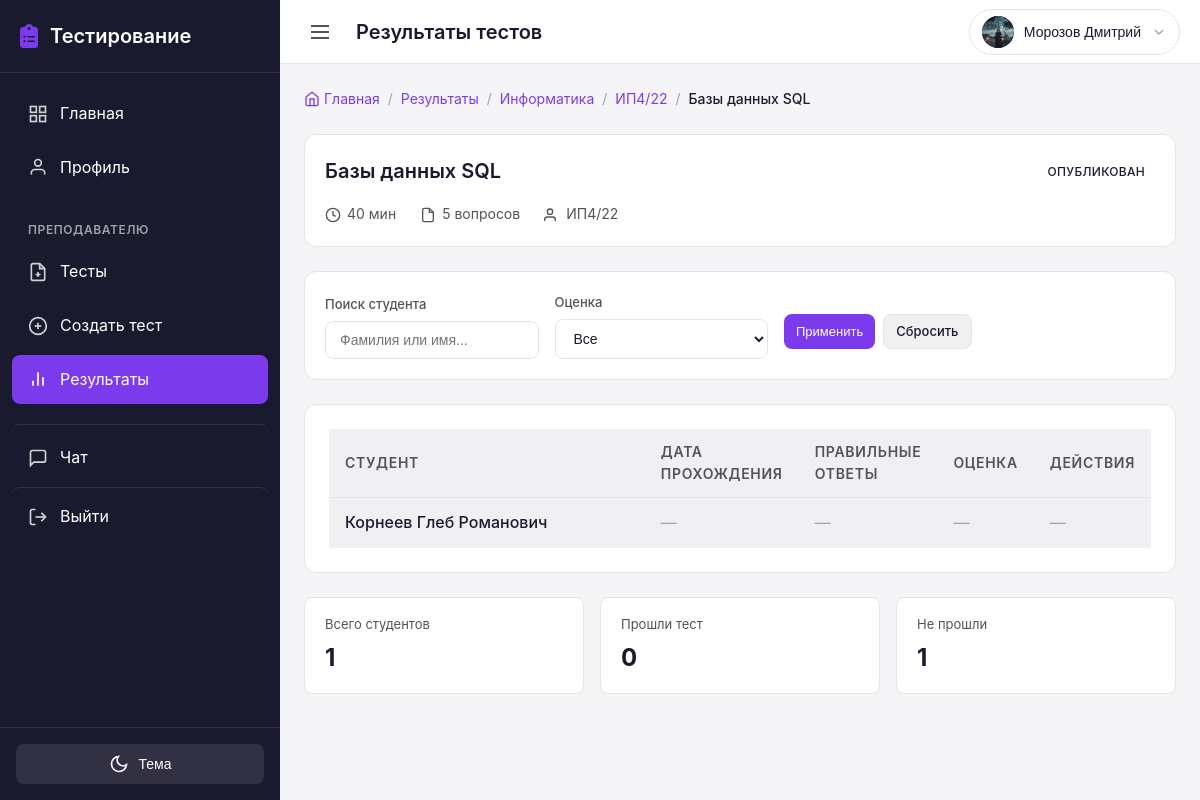
The page /teacher/results/subjects/6/groups/4/tests/9/students/ (signed in) on the database as committed earlier.
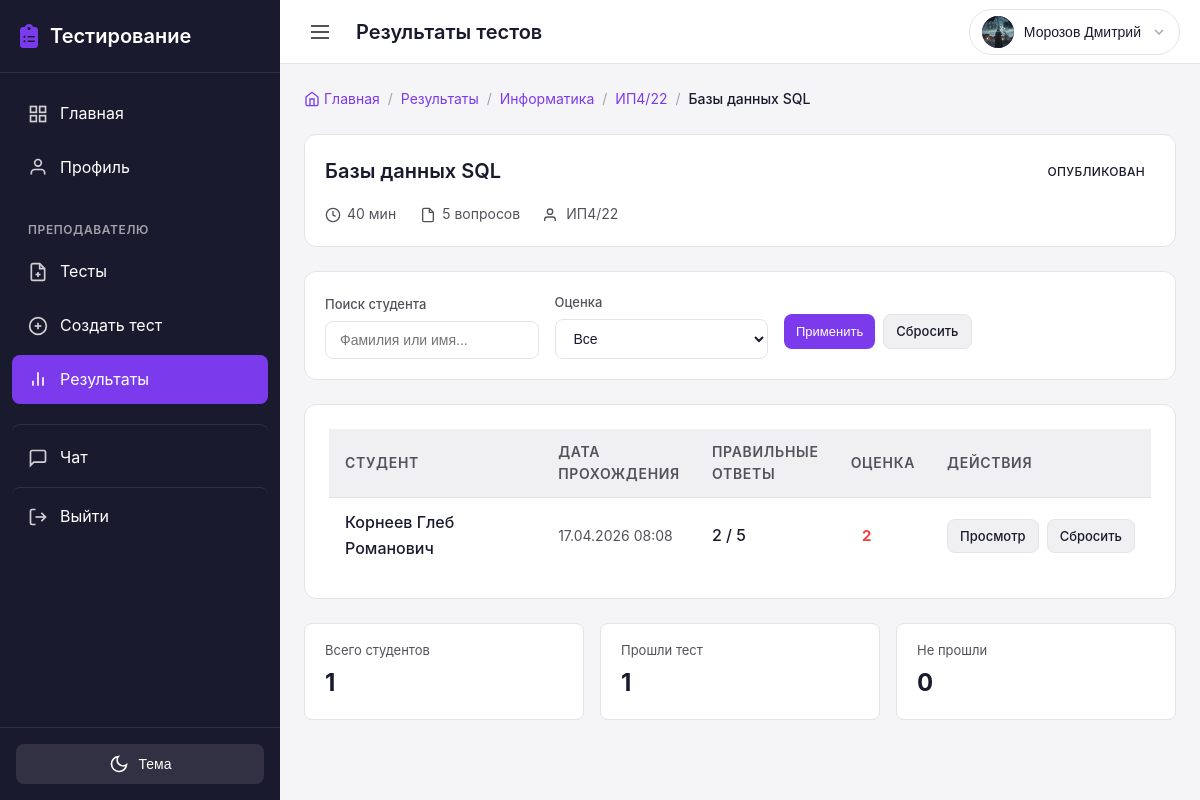
The same page on the database as committed later.
### users/models.py (models this page shows, shortened)
class User(AbstractUser):
    role = models.CharField(
        max_length=10,
        choices=UserRole.choices,
        default=UserRole.STUDENT,
        verbose_name='Роль'
    )
    phone = models.CharField(
        max_length=20,
        blank=True,
        verbose_name='Телефон'
    )
    birth_date = models.DateField(
        null=True,
        blank=True,
        verbose_name='Дата рождения'
    )
    patronymic = models.CharField(
        max_length=100,
        blank=True,
        verbose_name='Отчество'
    )
    class Meta:
        verbose_name = 'Пользователь'
        verbose_name_plural = 'Пользователи'
    @property
    def is_teacher(self):
        return self.role == UserRole.TEACHER
    @property
    def is_student(self):
        return self.role == UserRole.STUDENT

### results/models.py (models this page shows, shortened)
class Result(models.Model):
    GRADE_CHOICES = [
        (2, '2 (Неудовлетворительно)'),
        (3, '3 (Удовлетворительно)'),
        (4, '4 (Хорошо)'),
        (5, '5 (Отлично)'),
    ]
    test = models.ForeignKey(
        'tests.Test',
        on_delete=models.CASCADE,
        related_name='results',
        verbose_name='Тест'
    )
    student = models.ForeignKey(
        settings.AUTH_USER_MODEL,
        on_delete=models.CASCADE,
        related_name='test_results',
        limit_choices_to={'role': 'student'},
        verbose_name='Студент'
    )
    grade = models.PositiveSmallIntegerField(
        choices=GRADE_CHOICES,
        null=True,
        blank=True,
        verbose_name='Оценка',
        help_text='Оценка за тест (2-5) или пусто, если не проверено'
    )
    started_at = models.DateTimeField(
        auto_now_add=True,
        verbose_name='Время начала'
    )
    completed_at = models.DateTimeField(
        null=True,
        blank=True,
        verbose_name='Время завершения'
    )
    correct_answers_count = models.PositiveIntegerField(
        default=0,
        verbose_name='Количество верных ответов'
    )
    total_questions = models.PositiveIntegerField(
        default=0,
        verbose_name='Общее количество вопросов'
    )
    device_info = models.CharField(
        max_length=200,
        blank=True,
        verbose_name='Устройство',
        help_text='Информация об устройстве, с которого проходил тест'
    )
    tab_switches_count = models.PositiveIntegerField(
        default=0,
        verbose_name='Переключения вкладок',
        help_text='Количество раз, когда страница становилась неактивной'
    )
    class Meta:
        verbose_name = 'Результат'
        verbose_name_plural = 'Результаты'
        ordering = ['-completed_at', '-started_at']
    @property
    def remaining_seconds(self):
        if self.completed_at or not self.started_at or not self.test_id:
            return None
        time_limit_seconds = (self.test.time_limit or 0) * 60
        elapsed_seconds = int((timezone.now() - self.started_at).total_seconds())
        return max(0, time_limit_seconds - elapsed_seconds)

### users/views.py (the view, shortened to what this page needs)
# urls.py: path('teacher/results/subjects/<int:subject_id>/groups/<int:group_id>/tests/<int:test_id>/students/', views.teacher_results_students, name='teacher_results_students'),
@login_required
def teacher_results_students(request, subject_id, group_id, test_id):
    from groups.models import Subject, Group
    from tests.models import Test
    from results.models import Result
    if not request.user.is_teacher:
        messages.error(request, 'У вас нет доступа к этой странице')
        return redirect('dashboard')
    subject = get_object_or_404(Subject, id=subject_id, teachers=request.user)
    group = get_object_or_404(Group, id=group_id, subjects=subject)
    test = get_object_or_404(Test, id=test_id, subject=subject, created_by=request.user, groups=group)
    search = request.GET.get('search', '')
    grade_filter = request.GET.get('grade', '')
    students = User.objects.filter(
        profile__group=group,
        role='student'
    ).select_related('profile')
    if search:
        students = students.filter(
            Q(last_name__icontains=search) |
            Q(first_name__icontains=search)
        )
    results = Result.objects.filter(
        test=test,
        student__profile__group=group
    ).select_related('student', 'student__profile')
    results_dict = {result.student.id: result for result in results}
    not_passed_count = students.count() - len(results_dict)
    context = {
        'subject': subject,
        'group': group,
        'test': test,
        'students': students,
        'results_dict': results_dict,
        'search': search,
        'grade_filter': grade_filter,
        'not_passed_count': not_passed_count,
    }
    return render(request, 'users/teacher/results_students.html', context)

### chat/context_processors.py (called while the page is built)
def unread_messages_count(request):
    if request.user.is_authenticated:
        count = Message.objects.filter(receiver=request.user, is_read=False).count()
        return {'total_unread_messages': count}
    return {'total_unread_messages': 0}

### testingPlatform/ngrok_skip_warning.py (called while the page is built)
    def __call__(self, request):
        request.META['HTTP_NGROK_SKIP_BROWSER_WARNING'] = 'true'
        response = self.get_response(request)
        response['ngrok-skip-browser-warning'] = 'true'
        return response

### users/templatetags/user_tags.py (called while the page is built)
@register.filter
def dict_lookup(dictionary, key):
    if dictionary is None:
        return None
    return dictionary.get(key)

### templates/users/teacher/results_students.html (shortened to what the changed rows need)
{% extends 'base.html' %}
{% load user_tags %}
{% block content %}
<div class="results-container">
    <div class="test-info-card card mb-3">
        <div class="test-info-header">
            <h2 class="test-info-title">{{ test.title }}</h2>
        </div>
    </div>
    <div class="card">
        <div class="card-body">
            <div class="table-container">
                <table class="table">
                    <thead>
                        <tr>
                            <th style="width: 40%;">Студент</th>
                            <th>Дата прохождения</th>
                            <th>Правильные ответы</th>
                            <th>Оценка</th>
                            <th>Действия</th>
                        </tr>
                    </thead>
                    <tbody>
                        {% for student in students %}
                        {% with result=results_dict|dict_lookup:student.id %}
                        <tr class="{% if not result %}row-no-result{% endif %}"
                            data-student-id="{{ student.id }}"
                            data-live-kind="students"
                            {% if result %}
                            data-live-result-id="{{ result.id }}"
                            data-remaining-seconds="{{ result.remaining_seconds|default_if_none:'' }}"
                            {% endif %}>
                            <td>
                                <div class="student-name">
                                    {{ student.last_name }} {{ student.first_name }}
                                    {% if student.patronymic %}{{ student.patronymic }}{% endif %}
                                </div>
                            </td>
                            <td>
                                {% if result and result.completed_at %}
                                    <span class="result-date" data-result-date>{{ result.completed_at|date:"d.m.Y H:i" }}</span>
                                {% elif result %}
                                    <span class="badge badge-draft">В процессе</span>
                                {% else %}
                                    <span class="text-muted">—</span>
                                {% endif %}
                            </td>
                            <td>
                                {% if result %}
                                    <span class="answers-count" data-result-answers>
                                        {{ result.correct_answers_count }} / {{ result.total_questions }}
                                    </span>
                                {% else %}
                                    <span class="text-muted">—</span>
                                {% endif %}
                            </td>
                            <td>
                                {% if result and result.grade %}
                                    <span class="grade-badge grade-{{ result.grade }}" data-result-grade>
                                        {{ result.grade }}
                                    </span>
                                {% elif result and not result.completed_at %}
                                    <span class="remaining-time" data-result-grade>{{ result.remaining_seconds|format_timer }}</span>
                                {% else %}
                                    <span class="text-muted">—</span>
                                {% endif %}
                            </td>
                            <td>
                                {% if result %}
                                    <div class="actions-cell">
                                        <a href="{% url 'test_result_detail' result.id %}"
                                           class="btn btn-secondary btn-sm">
                                            Просмотр
                                        </a>
                                        <a href="{% url 'test_result_reset' result.id %}?next={{ request.path }}"
                                           class="btn btn-secondary btn-sm"
                                           onclick="return confirmAction('Сбросить результат? Студент сможет пройти тест заново.')">
                                            Сбросить
                                        </a>
                                    </div>
                                {% else %}
                                    <span class="text-muted">—</span>
                                {% endif %}
                            </td>
                        </tr>
                        {% endwith %}
                        {% endfor %}
                    </tbody>
                </table>
            </div>
        </div>
    </div>
    <div class="stats-summary mt-3">
        <div class="stats-row">
            <div class="stat-item">
                <span class="stat-label">Прошли тест</span>
                <span class="stat-value" id="studentsPassed">{{ results_dict|length }}</span>
            </div>
            <div class="stat-item">
                <span class="stat-label">Не прошли</span>
                <span class="stat-value" id="studentsNotPassed">{{ not_passed_count }}</span>
            </div>
        </div>
    </div>
</div>
{% endblock %}

Rows that differ between the two databases and show on the page:
changed User "Корнеев": text "— — — —" → "/ Просмотр Сбросить"
added Result: completed_at "17.04.2026 08:08", correct_answers_count "2", total_questions "5", grade "2"
Other text that changed with them:
{{ results_dict|length }}: "0" → "1"
{{ not_passed_count }}: "1" → "0"
